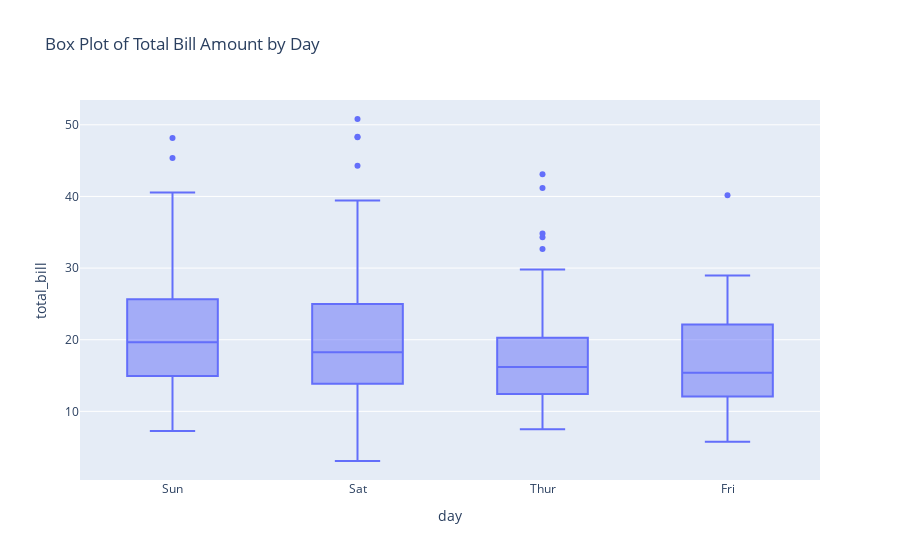

Notebook code for this chart:
### Code cell
box_plot = px.box(tips, x="day", y="total_bill", title="Box Plot of Total Bill Amount by Day")

# Show the plot
box_plot.show()

### Figure 1 — Plotly figure (JSON) as saved in the notebook; plotly's stock layout.template omitted (floating-point values rounded to 4 significant figures; data arrays with more than 128 entries replaced by an {"elided": "..."} marker saying what was removed)
{"data": [{"alignmentgroup": "True", "hovertemplate": "day=%{x}<br>total_bill=%{y}<extra></extra>", "legendgroup": "", "marker": {"color": "#636efa"}, "name": "", "notched": false, "offsetgroup": "", "orientation": "v", "showlegend": false, "type": "box", "x": {"elided": "244 str values"}, "x0": " ", "xaxis": "x", "y": {"elided": "244 float values"}, "y0": " ", "yaxis": "y"}], "layout": {"autosize": true, "boxmode": "group", "legend": {"tracegroupgap": 0}, "title": {"text": "Box Plot of Total Bill Amount by Day"}, "xaxis": {"anchor": "y", "autorange": true, "domain": [0, 1], "range": [-0.5, 3.5], "title": {"text": "day"}, "type": "category"}, "yaxis": {"anchor": "x", "autorange": true, "domain": [0, 1], "range": [0.4178, 53.46], "title": {"text": "total_bill"}, "type": "linear"}}}
